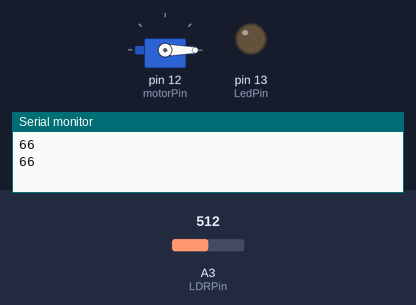
This sketch was run on a simulated Arduino Uno, built with avr-gcc and run on an emulated ATmega328P. On the bench: servo, output pins drawn as LEDs (lit = HIGH), the last lines printed to the serial monitor. The test bench sets the inputs (shaded band); at power-on: A3 (LDRPin) = 512.

Above: at 3.8 s.
3.9 s: A3 (LDRPin) set to 889
7.8 s: A3 (LDRPin) set to 915
At 8.5 s:
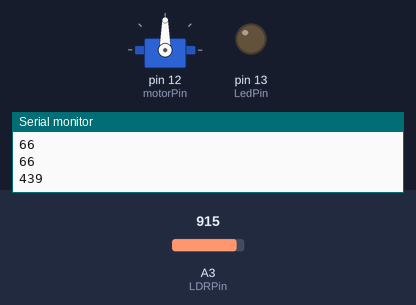
11.7 s: A3 (LDRPin) set to 900
At 12.4 s:
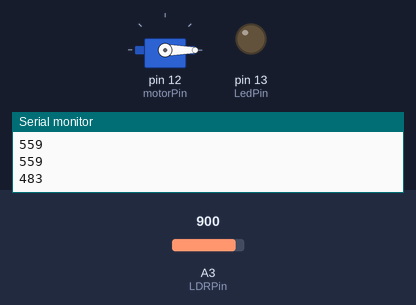
19.4 s: A3 (LDRPin) set to 1010
At 20.3 s:
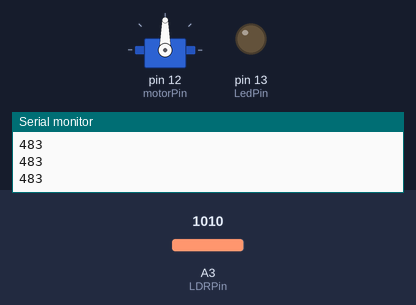
Timing chart, 0 to 22.4 s (numbered marks = the images above; inputs shaded):
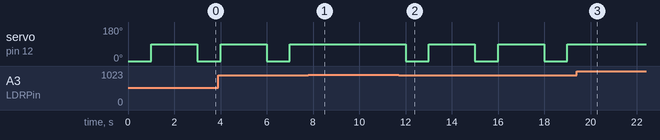

The sketch:

Fotocelula.ino
```cpp
#include <Servo.h>

const long A = 1000;     //Resistencia en oscuridad en KΩ
const int B = 15;        //Resistencia a la luz (10 Lux) en KΩ
const int Rc = 10;       //Resistencia calibracion en KΩ
const int LDRPin = A3;   //Pin del LDR
const int LedPin = 13;
const int threshold = 500;
const int motorPin = 12;
Servo motor;
const int PULSOMAX = 500;
const int PULSOMIN = 1000;

int V;
int ilum;

void setup()
{
  pinMode(LedPin, OUTPUT);
  motor.attach(motorPin, PULSOMIN, PULSOMAX);
  Serial.begin(115200);
}

void loop()
{
   V = analogRead(LDRPin);

   //ilum = ((long)(1024-V)*A*10)/((long)B*Rc*V);  //usar si LDR entre GND y A0
  ilum = ((long)V*A*10)/((long)B*Rc*(1024-V));    //usar si LDR entre A0 y Vcc (como en el esquema anterior)

   Serial.println(ilum);
   if(ilum <= threshold) {
      motor.write(0);
      delay(1000);
      motor.write(90);
      delay(1000);
   }
   delay(1000);
}
```

Measured:
- the behaviour switches between 903 and 904 on A3 (LDRPin) (found by bisection; images 0 and 1)
- after the input at 7.8 s, servo on pin 12 (motorPin): stays 90° (without the input it goes to 0° after 1.2 s)
- after the input at 11.7 s, servo on pin 12 (motorPin): alternates 90° for 2.0 s and 0° for 1.0 s, starting after 0.30 s
- after the input at 19.4 s, servo on pin 12 (motorPin): stays 90° (without the input it goes to 0° after 1.6 s)
